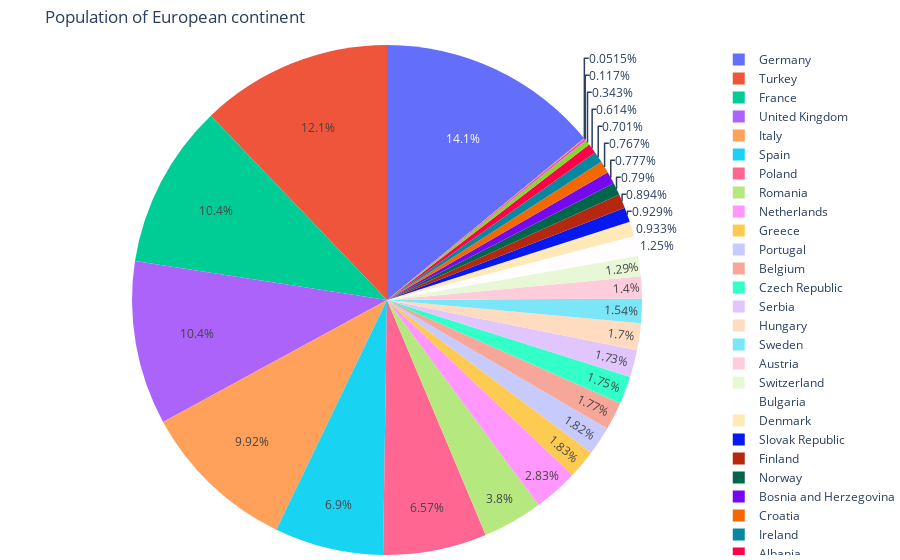

Write notebook code for a chart like this one.
### Code cell
import plotly.express as px
df = px.data.gapminder().query("year == 2007").query("continent == 'Europe'")
df.loc[df['pop'] < 10.e4, 'country'] = 'Other countries' # Represent only large countries
fig = px.pie(df, values='pop', names='country', title='Population of European continent')
fig.update_layout(margin=dict(t=45, b=0, l=0, r=0))
fig.show()
fig.write_html('test2.html')

### Figure 1 — Plotly figure (JSON) as saved in the notebook; plotly's stock layout.template omitted (floating-point values rounded to 4 significant figures)
{"data": [{"domain": {"x": [0, 1], "y": [0, 1]}, "hovertemplate": "country=%{label}<br>pop=%{value}<extra></extra>", "labels": ["Albania", "Austria", "Belgium", "Bosnia and Herzegovina", "Bulgaria", "Croatia", "Czech Republic", "Denmark", "Finland", "France", "Germany", "Greece", "Hungary", "Iceland", "Ireland", "Italy", "Montenegro", "Netherlands", "Norway", "Poland", "Portugal", "Romania", "Serbia", "Slovak Republic", "Slovenia", "Spain", "Sweden", "Switzerland", "Turkey", "United Kingdom"], "legendgroup": "", "name": "", "showlegend": true, "type": "pie", "values": [3600523, 8199783, 10392226, 4552198, 7322858, 4493312, 10228744, 5468120, 5238460, 61083916, 82400996, 10706290, 9956108, 301931, 4109086, 58147733, 684736, 16570613, 4627926, 38518241, 10642836, 22276056, 10150265, 5447502, 2009245, 40448191, 9031088, 7554661, 71158647, 60776238]}], "layout": {"autosize": true, "legend": {"tracegroupgap": 0}, "margin": {"b": 0, "l": 0, "r": 0, "t": 45}, "title": {"text": "Population of European continent"}}}
